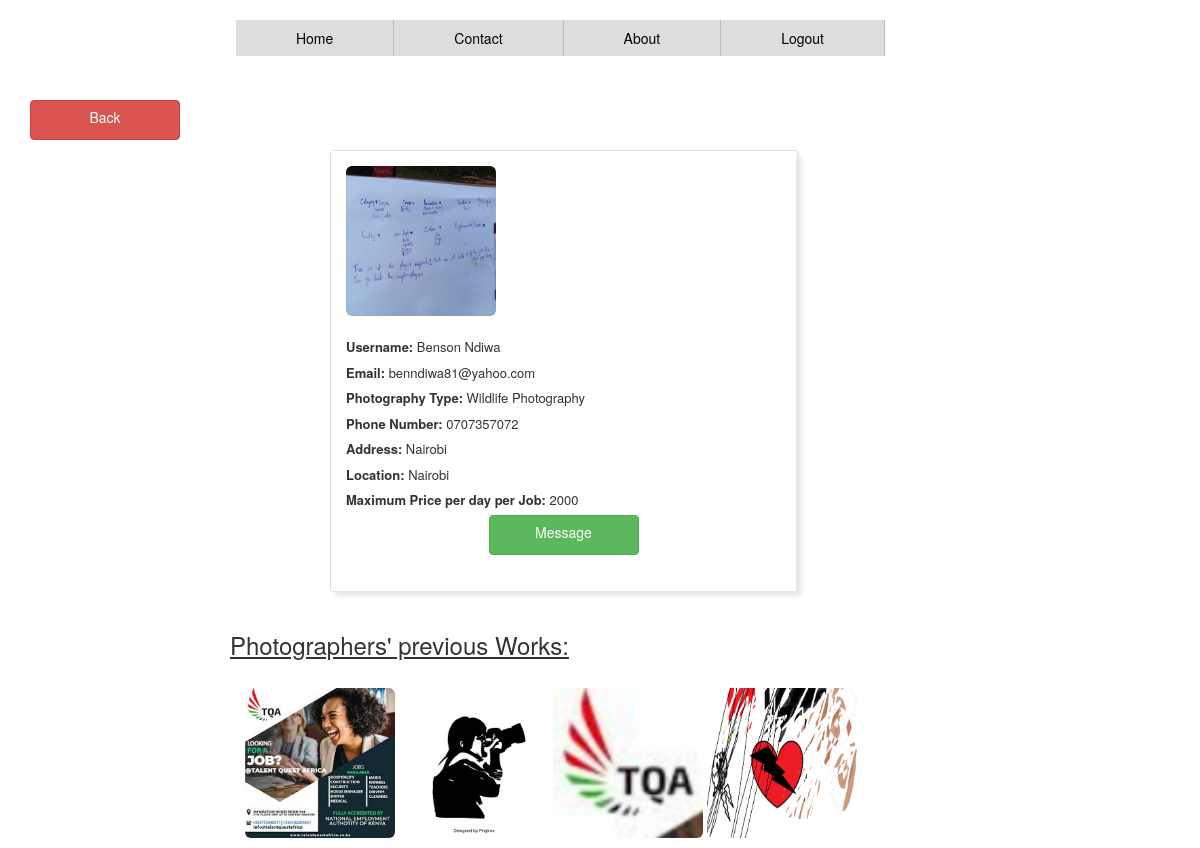
The page /filter_results.php?show_id=10 (signed in) on the database its author committed.
### tables this page shows
CREATE TABLE `photographer_details` (
  `id` int(11) NOT NULL,
  `email` text NOT NULL,
  `name` text NOT NULL,
  `p_type` text NOT NULL,
  `max_price` text NOT NULL,
  `phone_number` text NOT NULL,
  `address` text NOT NULL,
  `location` text NOT NULL,
  `image` blob NOT NULL
);

CREATE TABLE `photographer_post` (
  `p_id` int(11) NOT NULL,
  `email` text NOT NULL,
  `preview1` blob NOT NULL,
  `preview2` blob NOT NULL,
  `preview3` blob NOT NULL,
  `preview4` blob NOT NULL
);

### filter_results.php (the view, shortened to what this page needs)
<?php
require "login/config.php";
   $email=$_SESSION["email"];
?>
<!DOCTYPE html>
  <html lang="en" dir="ltr">
  <head>
  <link rel="stylesheet" href="results.css">
<link rel="stylesheet" href="http://cdnjs.cloudflare.com/ajax/libs/font-awesome/4.4.0/css/font-awesome.min.css">
<link rel="stylesheet" href="http://maxcdn.bootstrapcdn.com/bootstrap/3.3.4/css/bootstrap.min.css">
<link rel="stylesheet" href="http://maxcdn.bootstrapcdn.com/bootstrap/3.3.6/css/bootstrap.min.css">
  <nav>
    <ul>
      <li style="float:right"><a href="client_logout.php">Logout</a></li>
      <li style="float:right"><a href="#">About</a></li>
      <li style="float:right"><a href="#">Contact</a></li>
      <li style="float:right"><a href="index.php">Home</a></li>
      </ul>
</nav>
<br>
<br>
<br>
<br>
  </head>
  <body class="container">
  <?php
  if(isset($_GET['show_id'])){
  $sql1 = "SELECT * FROM photographer_details WHERE id = '$_GET[show_id]' ";
  $run = mysqli_query($link, $sql1);
  $rows2= mysqli_fetch_assoc($run);
  $sql7 = "SELECT * FROM photographer_post WHERE email = '$email' ";
  $run = mysqli_query($link, $sql7);
  $rows7= mysqli_fetch_assoc($run);
    echo "
    <a href='client_dashboard.php' class='btn btn-danger'>Back</a>
      <p>
      <div class='col-md-offset-3' >
      <div class='col-md-7' >
        <div class='panel panel-success'  >
          <div class='panel-body'id='panel1'>
              <img src='images/$rows2[image]' class='img-rounded' width='150' height = '150' >
              <br>
              <br>
              <font size='2px'>
              <label>Username:</label>  $rows2[name]
              <br>
              <label>Email:</label>  $rows2[email]
              <br>
              <label>Photography Type:</label>  $rows2[p_type]
              <br>
              <label>Phone Number:</label>  $rows2[phone_number]
              <br>
              <label>Address:</label>  $rows2[address]
              <br>
              <label>Location:</label>  $rows2[location]
              <br>
              <label>Maximum Price per day per Job:</label>  $rows2[max_price]
              <br>
              <center><a href='message.php' class='btn btn-success'>Message</a></center>
              <br>
                </font>
          </div>
        </div>
      </div>
      </div>
      </p>
      <div class='col-md-12'>
      <div class='col-md-offset-2'>
      <h3><u>Photographers' previous Works:</u></h3>
      <br>
                                  <div class='col-md-2'>
                                    <img src='images/$rows7[preview1]' class='img-rounded' width='150' height = '150' >
                                  </div>
                                  <div class='col-md-2'>
                                  <img src='images/$rows7[preview2]' class='img-rounded' width='150' height = '150' >
                                  </div>
                                  <div class='col-md-2'>
                                  <img src='images/$rows7[preview3]' class='img-rounded' width='150' height = '150' >
                                  </div>
                                  <div class='col-md-2'>
                                  <img src='images/$rows7[preview4]' class='img-rounded' width='150' height = '150' >
                                  </div>
                   </div>
                   </div>
                   <br>
                   <br>
";
            }
?>

### results.css (style rules this page uses)
body { background-color:#808080; font-family: arial; box-sizing: border-box; color: black; margin:20px 30px; padding: 10px; }
.btn { color: white; background-color: green; width: 150px; height: 40px; border-radius: 10px; }
ul { list-style-type: none; margin: 0; padding: 0; width: 75%; }
li a { display: inline; color: #000; padding: 8px 60px; text-decoration: none; float: left; background-color: #dddddd; border-right: 1px solid #bbb; }

### filter_results.php (style rules this page uses)
.panel-body#panel1 { background-color: white; box-shadow: #e6e6e6 5px 5px 5px; width:465px; }

### rows shown on the page
photographer_details: image (picture), name "Benson Ndiwa", email "benndiwa81@yahoo.com", p_type "Wildlife Photography", phone_number "0707357072", address "Nairobi", location "Nairobi", max_price "2000"
photographer_post: preview1 (picture), preview2 (picture), preview3 (picture), preview4 (picture)
